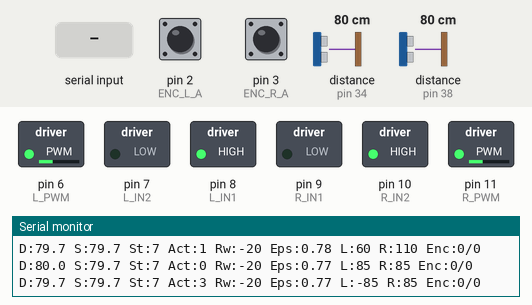
A sketch run on a simulated Arduino Mega 2560, built with avr-gcc and run on an emulated ATmega2560. Shown: switched loads named in the sketch (green lamp = pin HIGH), the last lines printed to the serial monitor. Wiring (inferred from the names in the program): 2 × ultrasonic range finder: trigger pin 36, echo pin 34 / trigger pin 40, echo pin 38. Dashed ring = blinking. The inputs (shaded band) are chosen by the test bench; at power-on: distance to the obstacle (sensors on pin 38, pin 34) 80 cm, pin 2 (ENC_L_A) HIGH, pin 3 (ENC_R_A) HIGH. The echo pulse lasts 58.3 µs per cm; random numbers use the default seed unless the sketch sets one; EEPROM starts erased; pins used as bus, display or sensor lines are not drawn.

Above: at 3.62 s.
4.3 s: distance to the obstacle (sensor on pin 38) set to 2 cm
5.8 s: distance to the obstacle (sensor on pin 38) set to 35 cm
At 7.25 s:
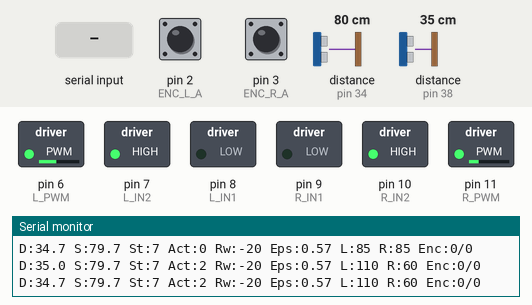
8.8 s: distance to the obstacle (sensor on pin 34) set to 20 cm
At 10.34 s:
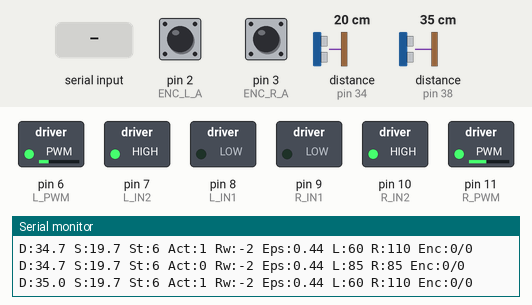
11.8 s: distance to the obstacle (sensor on pin 34) set to 16 cm
At 14.21 s:
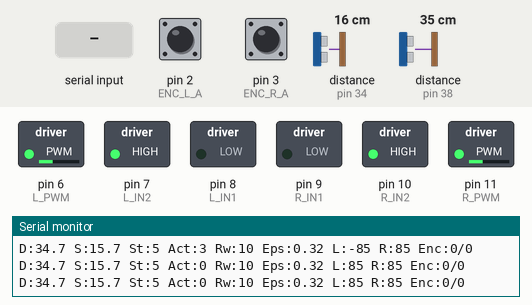
14.8 s: "s" received over Serial
Timing chart, 0 to 21.8 s (numbered marks = the images above; inputs shaded):
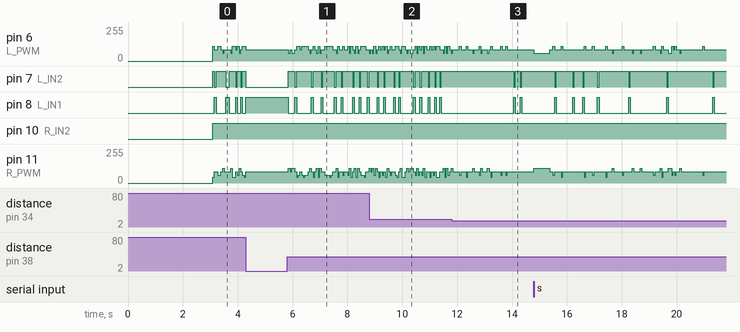

Measured:
- the behaviour switches between 19 and 18 cm on distance to the obstacle (sensor on pin 34) (found by bisection; images 2 and 3)

The sketch:

wall_following_QLearing.ino
```cpp
/*
 * ============================================================
 *  WALL FOLLOWING DDMR (Q-LEARNING + EEPROM) - Arduino Mega
 * ============================================================
 *  Perintah Serial Monitor (115200 baud):
 *    'p' -> Cetak isi Q-Table saat ini
 *    's' -> Simpan Q-Table & epsilon ke EEPROM secara manual
 *    'r' -> Reset Q-Table & hapus data EEPROM (mulai belajar dari nol)
 * ============================================================
 */

#include <EEPROM.h>

// ================== MODE OPERASI ==================
const bool MODE_TRAINING = true;   // true = belajar, false = jalan pakai hasil EEPROM

// ================== PILIH SISI DINDING ==================
#define KANAN  1
#define KIRI  -1
const int SISI_DINDING = KANAN;

// ================== PIN (Sesuai Hardware Anda) ==================
const int L_IN1 = 8, L_IN2 = 7, L_PWM = 6;
const int R_IN1 = 9, R_IN2 = 10, R_PWM = 11;
const int PIN_STBY = -1;

const int ENC_L_A = 2, ENC_L_B = 4;
const int ENC_R_A = 3, ENC_R_B = 5;

const int TRIG_KANAN  = 36, ECHO_KANAN  = 34;
const int TRIG_TENGAH = 40, ECHO_TENGAH = 38;
const int TRIG_KIRI   = 44, ECHO_KIRI   = 42;

// ================== PARAMETER ROBOT ==================
const int V_DASAR = 85;
const int V_MAX   = 150;
const int V_PUTAR = 85;

const bool BALIK_KIRI  = true;
const bool BALIK_KANAN = true;

const float TRIM_KIRI  = 1.0;
const float TRIM_KANAN = 1.0;

const unsigned long SAMPLING_MS = 60;

// ================== PARAMETER Q-LEARNING ==================
const int JUMLAH_STATE = 8;
const int JUMLAH_AKSI  = 5;

const float ALPHA = 0.2;
const float GAMMA = 0.9;
float epsilon     = 0.8;
const float EPSILON_MIN   = 0.05;
const float EPSILON_DECAY = 0.995;

float Q[JUMLAH_STATE][JUMLAH_AKSI] = {0};

// ================== KONFIGURASI EEPROM ==================
const int  ADDR_MAGIC   = 0;
const byte MAGIC_KEY    = 0x5A; // Penanda bahwa EEPROM sudah berisi data valid
const int  ADDR_EPSILON = 1;
const int  ADDR_QTABLE  = ADDR_EPSILON + sizeof(float);

const unsigned long INTERVAL_SIMPAN_MS = 30000; // Auto-save tiap 30 detik saat training
unsigned long waktuSimpanTerakhir = 0;

// ================== VARIABEL ==================
volatile long tickKiri  = 0;
volatile long tickKanan = 0;

unsigned long waktuSebelum = 0;
float lastDepan = 100.0, lastSamping = 20.0;

int stateLama = -1;
int aksiLama  = -1;

// ============================================================
void setup() {
  Serial.begin(115200);
  randomSeed(analogRead(A0));

  pinMode(L_IN1, OUTPUT); pinMode(L_IN2, OUTPUT); pinMode(L_PWM, OUTPUT);
  pinMode(R_IN1, OUTPUT); pinMode(R_IN2, OUTPUT); pinMode(R_PWM, OUTPUT);
  if (PIN_STBY >= 0) {
    pinMode(PIN_STBY, OUTPUT);
    digitalWrite(PIN_STBY, HIGH);
  }

  pinMode(TRIG_KANAN, OUTPUT);  pinMode(ECHO_KANAN, INPUT);
  pinMode(TRIG_TENGAH, OUTPUT); pinMode(ECHO_TENGAH, INPUT);
  pinMode(TRIG_KIRI, OUTPUT);   pinMode(ECHO_KIRI, INPUT);

  pinMode(ENC_L_A, INPUT_PULLUP); pinMode(ENC_L_B, INPUT_PULLUP);
  pinMode(ENC_R_A, INPUT_PULLUP); pinMode(ENC_R_B, INPUT_PULLUP);
  attachInterrupt(digitalPinToInterrupt(ENC_L_A), isrKiri,  RISING);
  attachInterrupt(digitalPinToInterrupt(ENC_R_A), isrKanan, RISING);

  berhenti();
  muatEEPROM(); // Otomatis ambil hasil belajar sebelumnya jika ada

  Serial.println("Q-Learning DDMR siap. Ketik 'p' (print), 's' (save), 'r' (reset).");
  Serial.println("Mulai dalam 3 detik...");
  delay(3000);
  waktuSebelum = millis();
  waktuSimpanTerakhir = millis();
}

// ============================================================
void loop() {
  cekPerintahSerial();

  unsigned long sekarang = millis();
  if (sekarang - waktuSebelum < SAMPLING_MS) return;
  waktuSebelum = sekarang;

  // ---------- 1. Baca Sensor ----------
  float depan = bacaJarak(TRIG_TENGAH, ECHO_TENGAH);
  delay(10);
  float samping = (SISI_DINDING == KANAN)
                  ? bacaJarak(TRIG_KANAN, ECHO_KANAN)
                  : bacaJarak(TRIG_KIRI, ECHO_KIRI);

  if (depan   > 0) lastDepan   = depan;   else depan   = lastDepan;
  if (samping > 0) lastSamping = samping; else samping = lastSamping;

  // ---------- 2. Tentukan State & Reward ----------
  int stateBaru = getState(depan, samping);
  float reward  = getReward(depan, samping);

  // ---------- 3. Update Q-Table ----------
  if (MODE_TRAINING && stateLama != -1 && aksiLama != -1) {
    float maxQBerikutnya = getMaxQ(stateBaru);
    Q[stateLama][aksiLama] += ALPHA * (reward + GAMMA * maxQBerikutnya - Q[stateLama][aksiLama]);

    if (epsilon > EPSILON_MIN) {
      epsilon *= EPSILON_DECAY;
    }

    // Auto-save berkala ke EEPROM
    if (sekarang - waktuSimpanTerakhir >= INTERVAL_SIMPAN_MS) {
      simpanEEPROM();
      waktuSimpanTerakhir = sekarang;
    }
  }

  // ---------- 4. Pilih & Eksekusi Aksi ----------
  int aksiBaru = pilihAksi(stateBaru);
  int vKiri = 0, vKanan = 0;
  eksekusiAksi(aksiBaru, vKiri, vKanan);
  // ---------- Pengaman Darurat Depan ----------
  if (depan < 22.0) {
    // Paksa putar di tempat menjauhi dinding, abaikan aksi acak Q-Learning
    vKiri  = -SISI_DINDING * V_PUTAR;
    vKanan =  SISI_DINDING * V_PUTAR;
  }

  setMotor(vKiri, vKanan);
  setMotor(vKiri, vKanan);

  stateLama = stateBaru;
  aksiLama  = aksiBaru;

  // ---------- 5. Debug Serial ----------
  noInterrupts();
  long tL = tickKiri, tR = tickKanan;
  interrupts();

  Serial.print("D:");   Serial.print(depan, 1);
  Serial.print(" S:");  Serial.print(samping, 1);
  Serial.print(" St:"); Serial.print(stateBaru);
  Serial.print(" Act:");Serial.print(aksiBaru);
  Serial.print(" Rw:"); Serial.print(reward, 0);
  Serial.print(" Eps:");Serial.print(epsilon, 2);
  Serial.print(" L:");  Serial.print(vKiri);
  Serial.print(" R:");  Serial.print(vKanan);
  Serial.print(" Enc:");Serial.print(tL); Serial.print("/"); Serial.println(tR);
}

// ============================================================
//  FUNGSI EEPROM & SERIAL COMMAND
// ============================================================
void simpanEEPROM() {
  EEPROM.update(ADDR_MAGIC, MAGIC_KEY);
  EEPROM.put(ADDR_EPSILON, epsilon);
  EEPROM.put(ADDR_QTABLE, Q);
  Serial.println(">> [EEPROM] Q-Table & epsilon berhasil disimpan.");
}

void muatEEPROM() {
  if (EEPROM.read(ADDR_MAGIC) == MAGIC_KEY) {
    EEPROM.get(ADDR_EPSILON, epsilon);
    EEPROM.get(ADDR_QTABLE, Q);
    Serial.print(">> [EEPROM] Data dimuat. Epsilon terakhir: ");
    Serial.println(epsilon, 3);
  } else {
    Serial.println(">> [EEPROM] Belum ada data tersimpan. Mulai dari Q-Table kosong.");
  }
}

void resetEEPROM() {
  for (int s = 0; s < JUMLAH_STATE; s++) {
    for (int a = 0; a < JUMLAH_AKSI; a++) {
      Q[s][a] = 0.0;
    }
  }
  epsilon = 0.8;
  EEPROM.update(ADDR_MAGIC, 0x00);
  Serial.println(">> [EEPROM] Q-Table di-reset ke 0.");
}

void cetakQTable() {
  Serial.println("========== Q-TABLE ==========");
  for (int s = 0; s < JUMLAH_STATE; s++) {
    Serial.print("S"); Serial.print(s); Serial.print(": ");
    for (int a = 0; a < JUMLAH_AKSI; a++) {
      Serial.print(Q[s][a], 2);
      if (a < JUMLAH_AKSI - 1) Serial.print("\t");
    }
    Serial.println();
  }
  Serial.println("=============================");
}

void cekPerintahSerial() {
  if (!Serial.available()) return;
  char cmd = Serial.read();
  if (cmd == 's' || cmd == 'S') simpanEEPROM();
  else if (cmd == 'p' || cmd == 'P') cetakQTable();
  else if (cmd == 'r' || cmd == 'R') resetEEPROM();
}

// ============================================================
//  FUNGSI Q-LEARNING
// ============================================================
int getState(float depan, float samping) {
  int sDepan = (depan < 15.0) ? 0 : 1;     // 0: Dekat (<15 cm), 1: Aman

  int sSamping;
  if      (samping < 12.0)  sSamping = 0;  // Terlalu Dekat
  else if (samping <= 18.0) sSamping = 1;  // Ideal (Target ~15 cm)
  else if (samping <= 23.0) sSamping = 2;  // Agak Jauh
  else                      sSamping = 3;  // Hilang (Sudut Luar)

  return (sDepan * 4) + sSamping;
}

float getReward(float depan, float samping) {
  if (depan < 15.0) return -50.0;                      // Bahaya tabrak depan
  if (samping > 23.0) return -20.0;                    // Kehilangan dinding
  if (samping >= 12.0 && samping <= 18.0) return 10.0; // Zona ideal (~15 cm)
  return -2.0;
}

float getMaxQ(int state) {
  float maxVal = Q[state][0];
  for (int a = 1; a < JUMLAH_AKSI; a++) {
    if (Q[state][a] > maxVal) maxVal = Q[state][a];
  }
  return maxVal;
}

int pilihAksi(int state) {
  if (MODE_TRAINING && ((float)random(0, 1000) / 1000.0 < epsilon)) {
    return random(0, JUMLAH_AKSI);
  }
  int aksiTerbaik = 0;
  float maxVal = Q[state][0];
  for (int a = 1; a < JUMLAH_AKSI; a++) {
    if (Q[state][a] > maxVal) {
      maxVal = Q[state][a];
      aksiTerbaik = a;
    }
  }
  return aksiTerbaik;
}

void eksekusiAksi(int aksi, int &vKiri, int &vKanan) {
  int s = SISI_DINDING;
  switch (aksi) {
    case 0: // Maju lurus
      vKiri = V_DASAR;          vKanan = V_DASAR;          break;
    case 1: // Serong menjauhi dinding
      vKiri = V_DASAR - s * 25; vKanan = V_DASAR + s * 25; break;
    case 2: // Serong mendekati dinding
      vKiri = V_DASAR + s * 25; vKanan = V_DASAR - s * 25; break;
    case 3: // Putar di tempat menjauhi dinding
      vKiri = -s * V_PUTAR;     vKanan =  s * V_PUTAR;     break;
    case 4: // Belok melengkung ke arah dinding
      vKiri = V_DASAR + s * 25; vKanan = V_DASAR - s * 40; break;
  }
}

// ============================================================
//  SENSOR, MOTOR & ENCODER
// ============================================================
float bacaJarak(int trig, int echo) {
  digitalWrite(trig, LOW);  delayMicroseconds(2);
  digitalWrite(trig, HIGH); delayMicroseconds(10);
  digitalWrite(trig, LOW);
  long durasi = pulseIn(echo, HIGH, 25000);
  if (durasi == 0) return -1;
  return durasi * 0.0343 / 2.0;
}

void setMotor(int vKiri, int vKanan) {
  vKiri  = constrain(vKiri  * TRIM_KIRI,  -V_MAX, V_MAX);
  vKanan = constrain(vKanan * TRIM_KANAN, -V_MAX, V_MAX);
  satuMotor(L_IN1, L_IN2, L_PWM, vKiri,  BALIK_KIRI);
  satuMotor(R_IN1, R_IN2, R_PWM, vKanan, BALIK_KANAN);
}

void satuMotor(int in1, int in2, int pwm, int v, bool balik) {
  if (balik) v = -v;
  if (v > 0)      { digitalWrite(in1, HIGH); digitalWrite(in2, LOW);  }
  else if (v < 0) { digitalWrite(in1, LOW);  digitalWrite(in2, HIGH); }
  else            { digitalWrite(in1, LOW);  digitalWrite(in2, LOW);  }
  analogWrite(pwm, abs(v));
}

void berhenti() { setMotor(0, 0); }

void isrKiri()  { if (digitalRead(ENC_L_B)) tickKiri--;  else tickKiri++;  }
void isrKanan() { if (digitalRead(ENC_R_B)) tickKanan++; else tickKanan--; }
```
